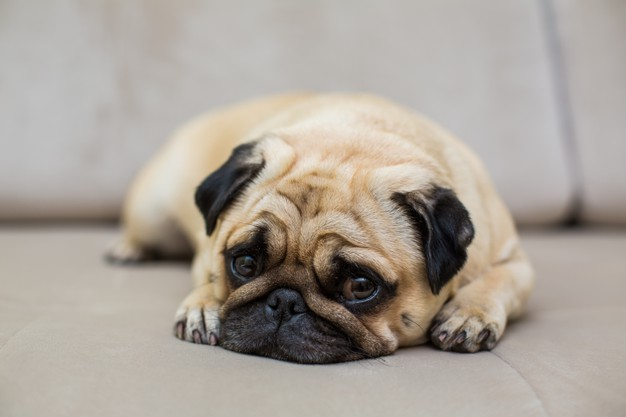
#> input picture cachorro.jpg, 626 x 417 px, found by its file name
$ python parte2.py
#> lines starting #> are read from the running program, lines starting #| are printed output that depends on the picture
import cv2
import numpy as np
from matplotlib import pyplot as plt

def maior(blue, green, red):
    if(blue > green):
        if(blue > red):
            return "a imagem é mais azul"
        else:
            return "a imagem é mais vermelha"
    elif(green > red):
        return "a imagem é mais verde"
    else:
        return "a imagem é mais vermelha"

dog = cv2.imread("trabalho2/cachorro.jpg")
#> dog is the input picture: shape (417, 626, 3); mean B, G, R 153.5, 162.5, 170.6
dog = cv2.cvtColor(dog, cv2.COLOR_BGR2RGB)
altura, largura, _ = dog.shape
#> altura = 417; largura = 626

r, g, b = cv2.split(dog)
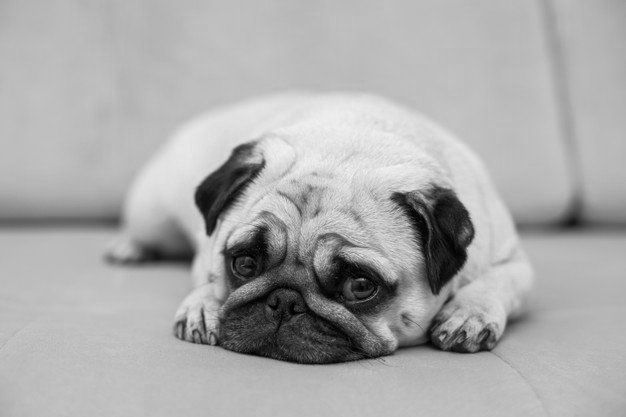
#> r: shape (417, 626); min 0, max 243, mean 170.6
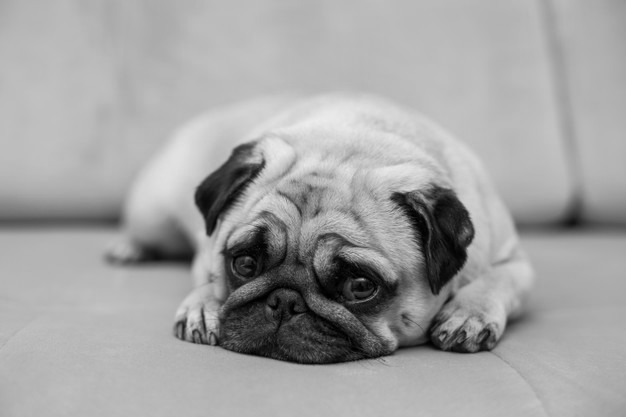
#> g: shape (417, 626); min 0, max 237, mean 162.5
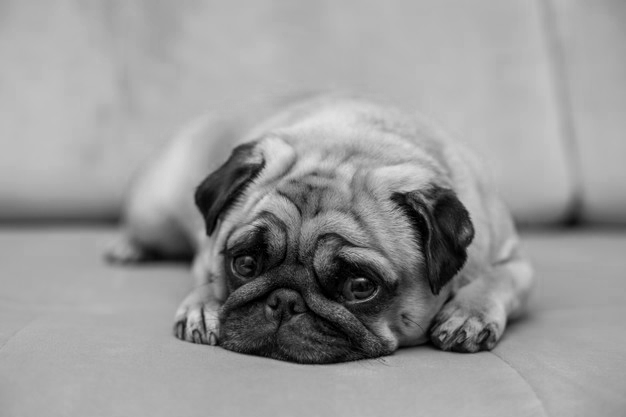
#> b: shape (417, 626); min 0, max 226, mean 153.5

plt.subplot(1, 3, 1), plt.imshow(b, cmap="gray"), plt.title("BLUE"), plt.xticks([]), plt.yticks([])
plt.subplot(1, 3, 2), plt.imshow(g, cmap="gray"), plt.title("GREEN"), plt.xticks([]), plt.yticks([])
plt.subplot(1, 3, 3), plt.imshow(r, cmap="gray"), plt.title("RED"), plt.xticks([]), plt.yticks([])

blue  = 0
green = 0
red   = 0

for y in range(altura):
    for x in range(largura):
        blue  += dog.item(y, x, 2)
        green += dog.item(y, x, 1)
        red   += dog.item(y, x, 0)
#> after the loop, blue = 40065970; green = 42430800; red = 44536607

blue  = blue/(altura*largura)
#> blue = 153.5
green = green/(altura*largura)
#> green = 162.5
red   = red/(altura*largura)
#> red = 170.6

print(maior(blue, green, red))
#| a imagem é mais vermelha

plt.show()
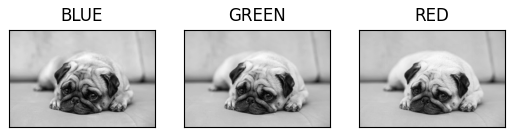
#> figure drawn by matplotlib, 3 panels
